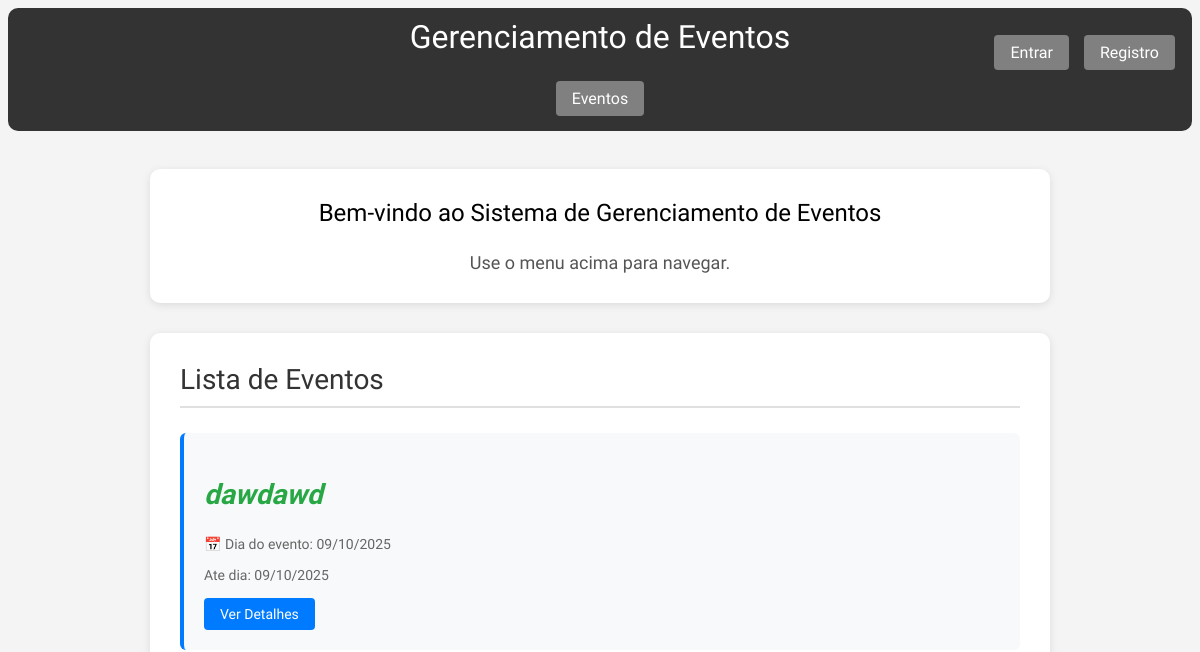
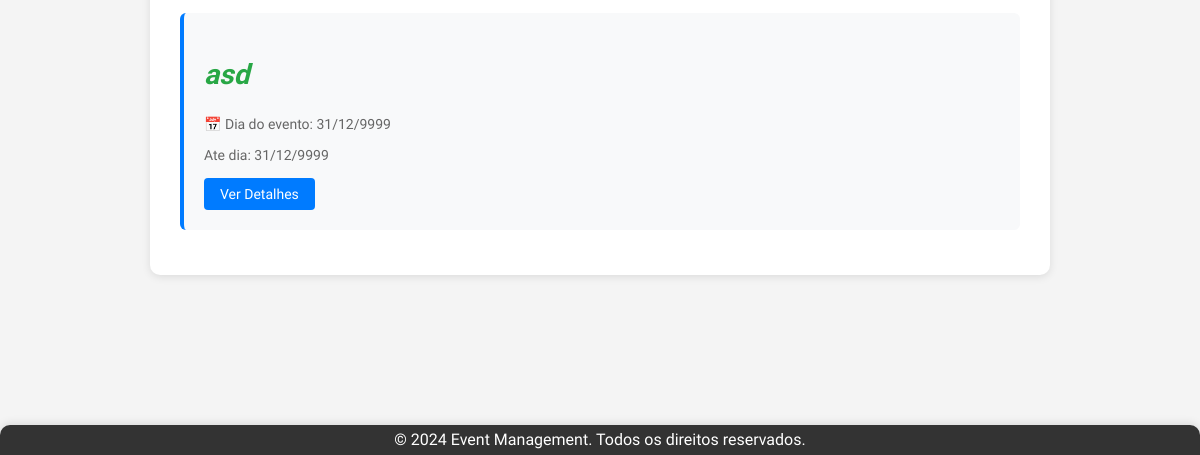
The app's page /, older data (2 pictures, top to bottom).
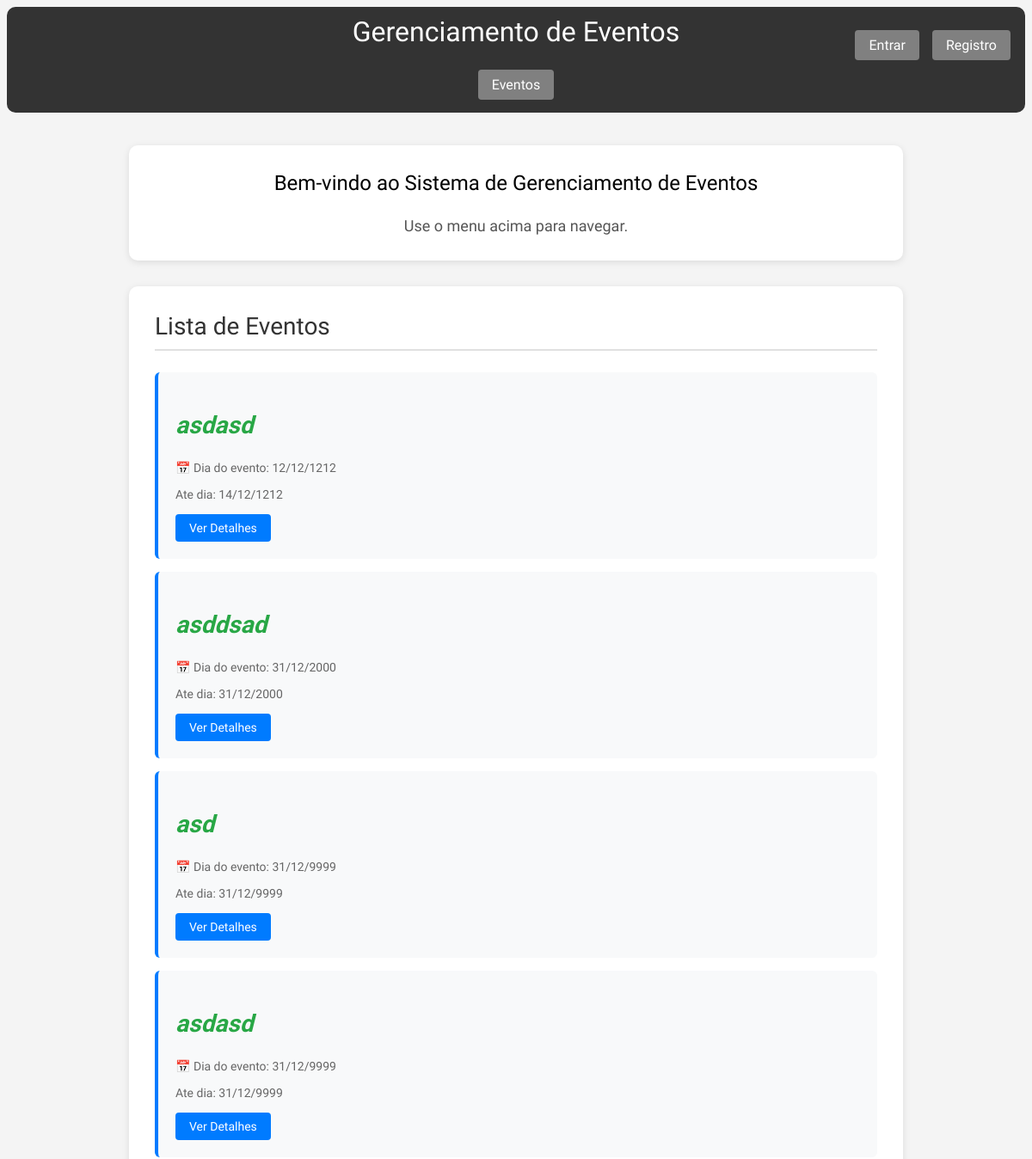
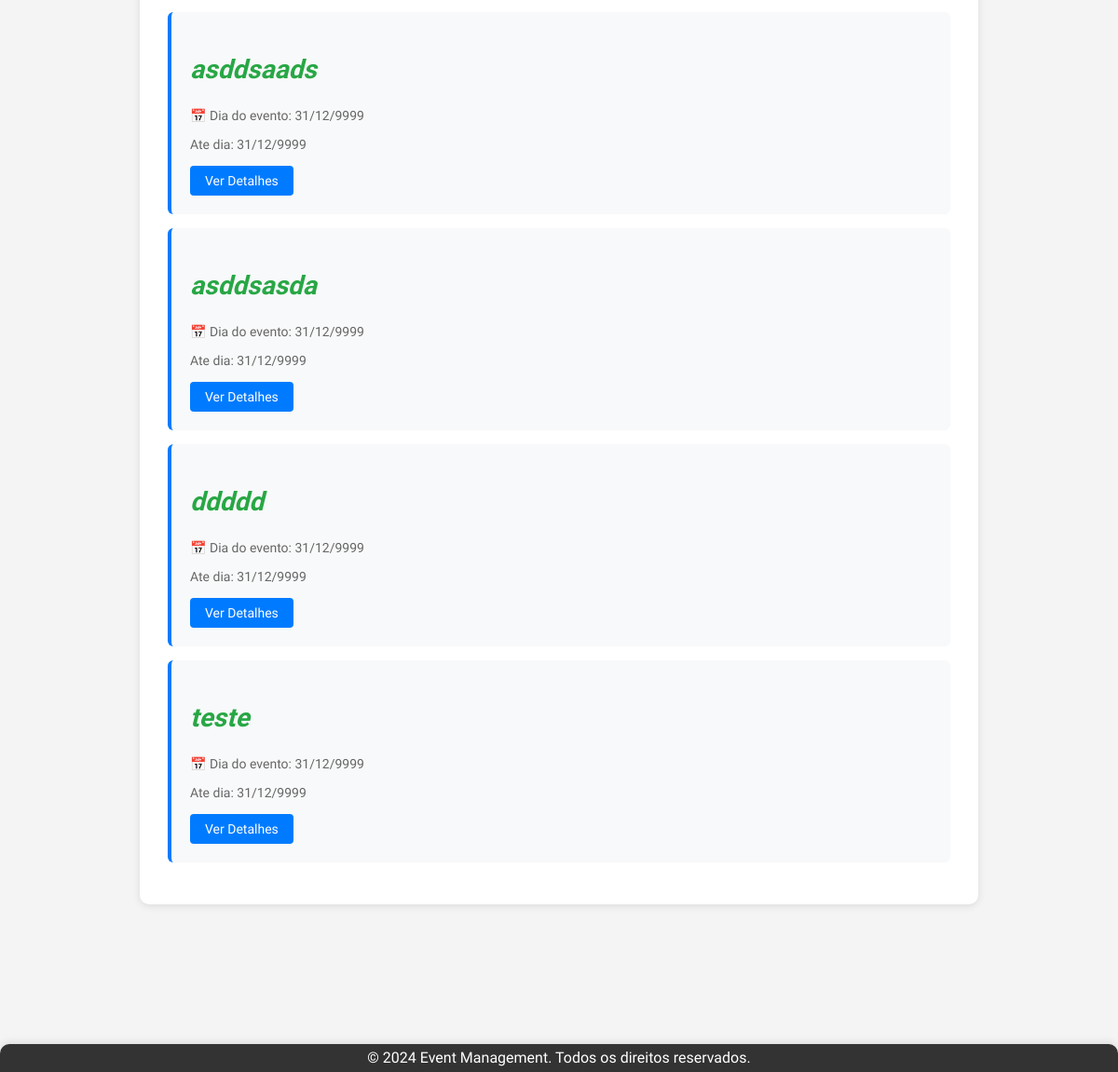
The same page, newer data (2 pictures, top to bottom).
### app/models.py (models this page shows, shortened)
class Event(models.Model):
    event_type_choices = [
        ('Palestra', 'Palestra'),
        ('Workshop', 'Workshop'),
        ('Seminário', 'Seminário'),
        ('Curso', 'Curso'),
        ('Congresso', 'Congresso'),
        ('Simpósio', 'Simpósio'),
        ('Fórum', 'Fórum'),
        ('Mesa Redonda', 'Mesa Redonda'),
    ]
    title = models.CharField(max_length=200, verbose_name="Título")
    description = models.TextField(verbose_name="Descrição")
    initial_date = models.DateField(default= '9999-12-31', verbose_name="Data de Início")
    final_date = models.DateField(default='9999-12-31', verbose_name="Data Final")
    location = models.CharField(max_length=200, verbose_name="Local")
    max_capacity = models.IntegerField(verbose_name="Capacidade Máxima")
    creator = models.ForeignKey(
        settings.AUTH_USER_MODEL,
        on_delete=models.CASCADE,
        related_name='created_events',
        null=True,
        blank=True,
        verbose_name="Criador"
    )
    event_type = models.CharField(max_length=20, choices=event_type_choices, default='Palestra', verbose_name="Tipo de Evento")
    event_start = models.TimeField(null=False, blank=True, verbose_name="Horario de Início")
    event_end = models.TimeField(null=False, blank=True, verbose_name="Horario de Término")
    participants = models.ManyToManyField(
        settings.AUTH_USER_MODEL,
        through='EventParticipant',
        through_fields=('event', 'participant'),
        related_name='attended_events',
        blank=True,
        verbose_name="Participantes"
    )
    class Meta:
        db_table = 'event'
        ordering = ['initial_date']
        verbose_name = 'Evento' # Português
        verbose_name_plural = 'Eventos' # Português

### app/views.py (the view)
# urls.py: path('', views.home, name='home'),
def home(request):
    eventos = Event.objects.all()
    return render(request, 'event_list.html', {'eventos': eventos})

### app/templates/event_list.html (shortened to what this page needs)
{% extends "base.html" %}
{% block content %}
{% load static %}
 <div class="welcome-container">
        <h2>Bem-vindo ao Sistema de Gerenciamento de Eventos</h2>
        <p>Use o menu acima para navegar.</p>
    </div>
<div class="events-container">
    <h2>Lista de Eventos</h2>
    <hr>
    {% if eventos %}
        <ul class="events-list">
            {% for evento in eventos %}
                <li class="event-item">
                    <div class="event-title">{{ evento.title }}</div>
                    <p class="event-date">📅 Dia do evento: {{ evento.initial_date|date:"d/m/Y" }}</p>
                    <p class="event-date">Ate dia: {{ evento.final_date|date:"d/m/Y" }}</p>
                    <div class="event-actions">
                        <a href="{% url 'event_detail' pk=evento.pk %}" class="btn-details">Ver Detalhes</a>
                    </div>
                </li>
            {% endfor %}
        </ul>
    {% else %}
        <p class="no-events">Nenhum evento cadastrado ainda.</p>
    {% endif %}
</div>
{% endblock %}

Row changes from the older to the newer data that the page shows:
added Event: title "asdasd", initial_date "12/12/1212", final_date "14/12/1212"
added Event: title "asddsad", initial_date "31/12/2000", final_date "31/12/2000"
shown differently, row unchanged: Event "asd": moves up the list
changed Event (number 4 of 8 on the later page): title "dawdawd" → "asdasd"; initial_date "09/10/2025" → "31/12/9999"; final_date "09/10/2025" → "31/12/9999"
added Event: title "asddsaads", initial_date "31/12/9999", final_date "31/12/9999"
added Event: title "asddsasda", initial_date "31/12/9999", final_date "31/12/9999"
added Event: title "ddddd", initial_date "31/12/9999", final_date "31/12/9999"
added Event: title "teste", initial_date "31/12/9999", final_date "31/12/9999"
